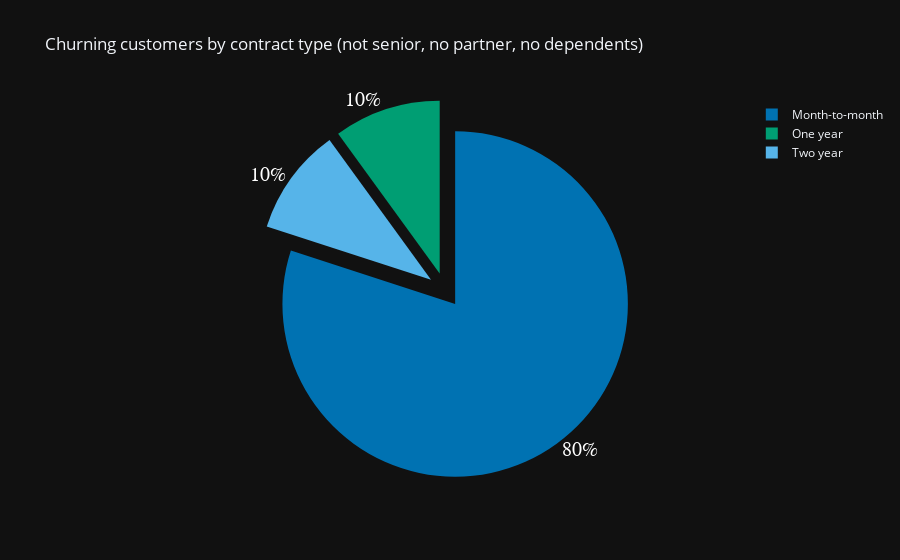

Notebook code cell kept with this figure:
### Markdown cell above
**<center><h4>2.1 Contract type</h4></center>**

### Code cell
custom_colors = ['#0072B2', '#009E73', '#56B4E9', '#01796F', '#76B7B2', '#1B9E77', '#77A0A3']  

fig1 = px.pie(contract_churn, names='Contract', values='percentage', title='Churning customers by contract type (not senior, no partner, no dependents)',
              template='plotly_dark', color_discrete_sequence=custom_colors)
fig1.update_traces(textinfo='percent',textposition='outside', textfont=dict(size=20, family='Arial', color='white'),
                   pull=[0.1, 0.1, 0.1])  

fig1.show()

### Figure 1 — Plotly figure (JSON) as saved in the notebook; plotly's stock layout.template omitted (floating-point values rounded to 4 significant figures)
{"data": [{"domain": {"x": [0, 1], "y": [0, 1]}, "hovertemplate": "Contract=%{label}<br>percentage=%{value}<extra></extra>", "labels": ["Month-to-month", "One year", "Two year"], "legendgroup": "", "name": "", "pull": [0.1, 0.1, 0.1], "showlegend": true, "textfont": {"color": "white", "family": "Arial", "size": 20}, "textinfo": "percent", "textposition": "outside", "type": "pie", "values": [80, 10, 10]}], "layout": {"legend": {"tracegroupgap": 0}, "piecolorway": ["#0072B2", "#009E73", "#56B4E9", "#01796F", "#76B7B2", "#1B9E77", "#77A0A3"], "title": {"text": "Churning customers by contract type (not senior, no partner, no dependents)"}}}
